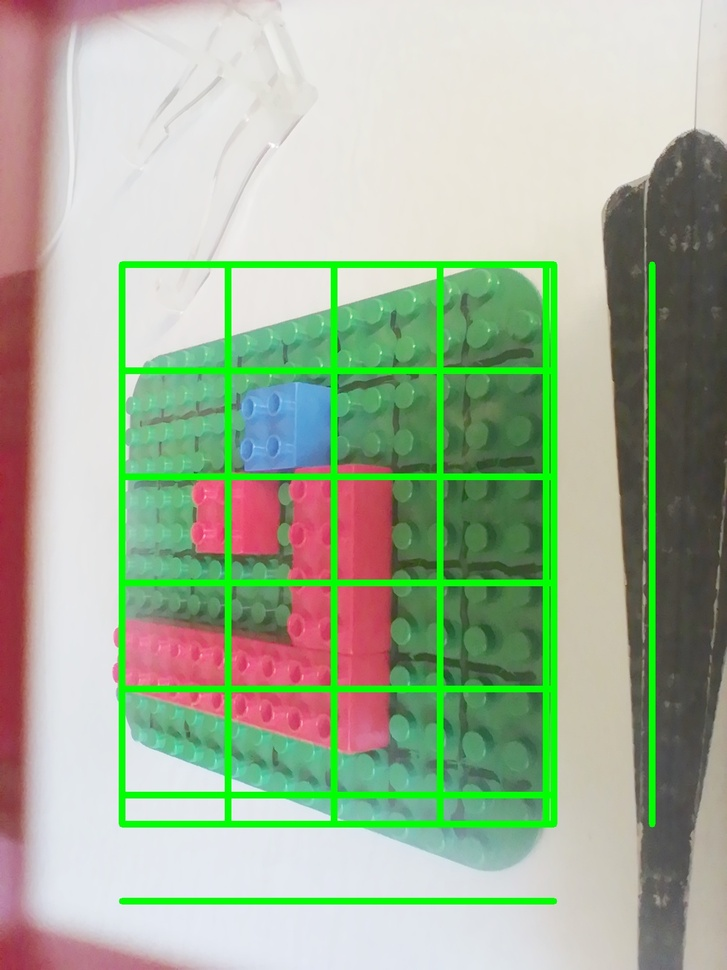
#> input picture Tese/adjusted.jpg, 727 x 970 px, shrunk from 1200 x 1600 before the run
$ python -i BlackLines.py   (imports and definitions only)
#> lines starting #> are read from the running program, lines starting #| are printed output that depends on the picture; after the words box and inside, x2 and y2 are one past the last pixel; in counts of white or black regions, pixels touching at a corner belong together
import cv2
import numpy as np

def getBlackCounts(image):
#> called with image = '../../../../../Tese/adjusted.jpg'
    image = cv2.imread(image)
#> image is the input picture: shape (970, 727, 3); mean B, G, R 153, 178.2, 163.2
    hsv = cv2.cvtColor(image, cv2.COLOR_BGR2HSV)
#> hsv: shape (970, 727, 3); mean H, S, V 61.3, 63.2, 192.3
    black_lower, black_upper = np.array([0, 0, 0]), np.array([180, 255, 50])

    lower_yellow = np.array([22, 93, 0])
    upper_yellow = np.array([45, 255, 255])
    mask_black = cv2.inRange(hsv, lower_yellow, upper_yellow)
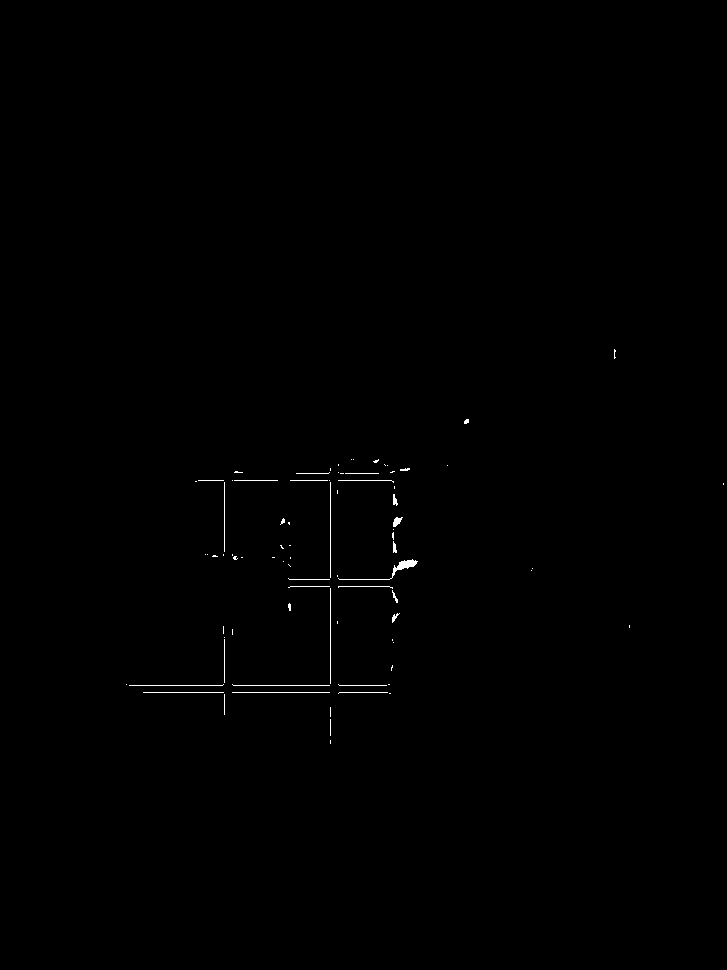
#> mask_black: shape (970, 727); 0.27% white in thin lines or dots, all inside (x1, y1, x2, y2) = (126, 349, 724, 744)

    areaBlacks = -1
    # mask2 = cv2.inRange (hsv, black_upper,black_upper)
    # mask3 = mask1+mask2

    blackcnts = cv2.findContours(mask_black.copy(),
                                 cv2.RETR_EXTERNAL,
                                 cv2.CHAIN_APPROX_SIMPLE)[-2]
#> blackcnts = 82 contours, 79 with area under 20; largest, box (x1, y1, x2, y2) and area: (338, 559, 418, 580) 135, (393, 517, 403, 527) 44, (393, 494, 398, 506) 23


    if len(blackcnts) > 0:
        black_area = max(blackcnts, key=cv2.contourArea)
#> black_area = contour of 49 points, box (x1, y1, x2, y2) (338, 559, 418, 580), area 135
        (xg, yg, wg, hg) = cv2.boundingRect(black_area)
#> xg = 338; yg = 559; wg = 80; hg = 21
        tuple1 = (xg, yg)
#> tuple1 = (338, 559)
        tuple2 = (xg + wg, yg + hg)
#> tuple2 = (418, 580)
        areaBlacks = abs(tuple1[0] - tuple2[0]) * abs(tuple1[1] - tuple2[1])
#> areaBlacks = 1680
        #cv2.rectangle(image, (xg, yg), (xg + wg, yg + hg), (0, 0, 0), 9)
    return areaBlacks

>>> result = getBlackCounts('../../../../../Tese/adjusted.jpg')
#> result = 1680

$ run again, on Tese/downloaded.jpg
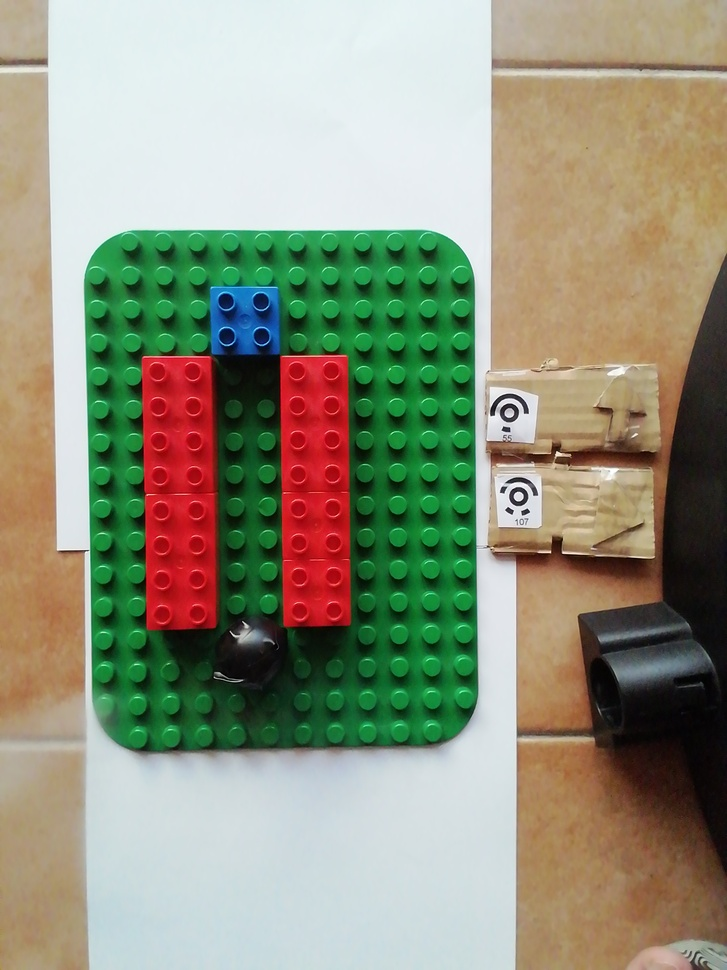
#> input picture Tese/downloaded.jpg, 727 x 970 px, shrunk from 1920 x 2560 before the run
#> in getBlackCounts, image is the input picture: shape (970, 727, 3); mean B, G, R 125, 146.8, 145.3
#> hsv: shape (970, 727, 3); mean H, S, V 64.2, 96.6, 166.9
#> in getBlackCounts, `mask_black = cv2.inRange(hsv, lower_yellow, upper_yellow)`:
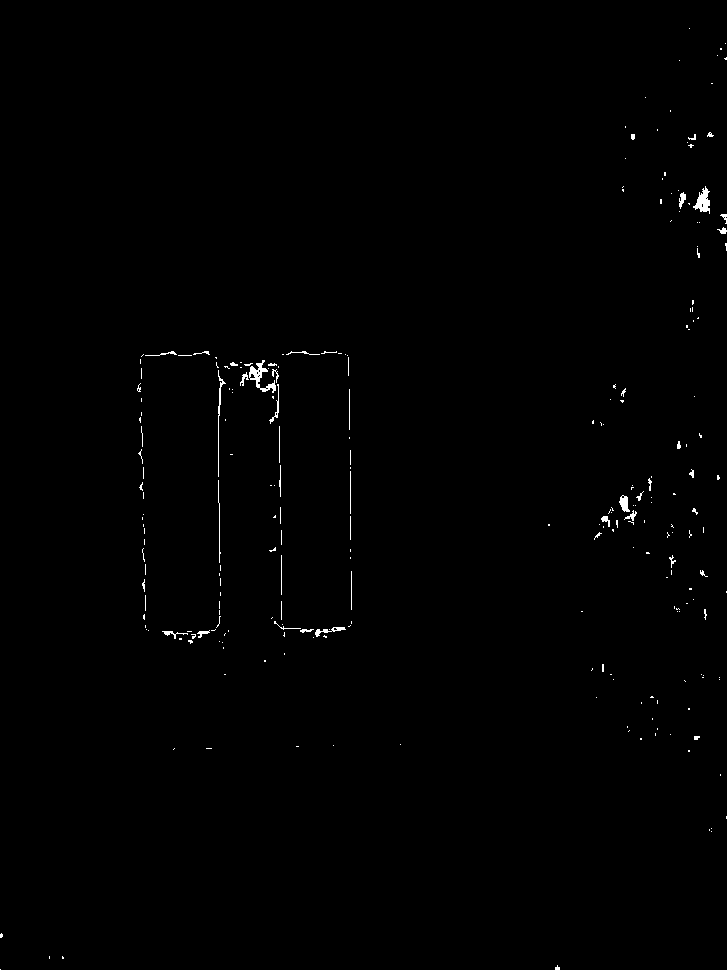
#> mask_black: shape (970, 727); 0.47% white in thin lines or dots
#> blackcnts = 250 contours, 237 with area under 20; largest, box (x1, y1, x2, y2) and area: (249, 360, 276, 393) 242, (693, 186, 710, 214) 205, (619, 495, 630, 512) 98, (315, 627, 346, 637) 72, (679, 192, 686, 209) 46
#> black_area = contour of 80 points, box (x1, y1, x2, y2) (249, 360, 276, 393), area 242
#> xg = 249; yg = 360; wg = 27; hg = 33
#> tuple1 = (249, 360)
#> tuple2 = (276, 393)
#> areaBlacks = 891
